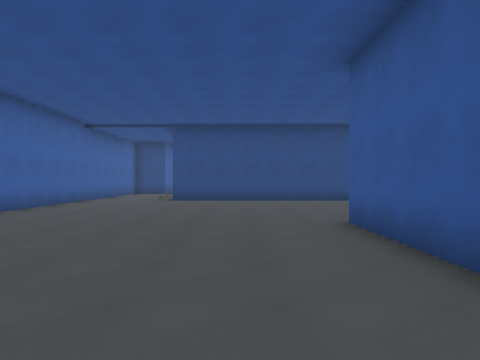
[1] (above)

24 first-person views from a walk through a level from a Godot 3-D game. The camera is 1.5 m above the floor, looks level and sees 70° across. The floor is counted in squares, 2 m on a side. Each view is taken from the middle of a square. On the plan, view 1 faces up. The plan holds only what a view shows up to about 11 squares ahead; the rest is blank. The place goes on beyond the plan. Surface patterns are stand-ins for the level's own textures.

[2]
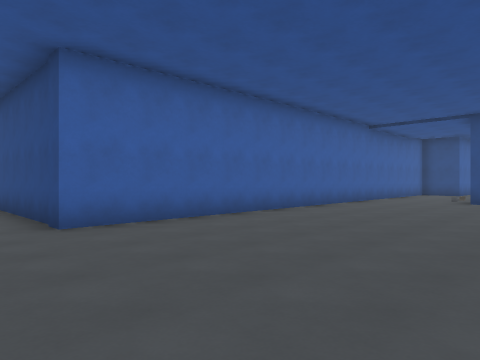

[3]
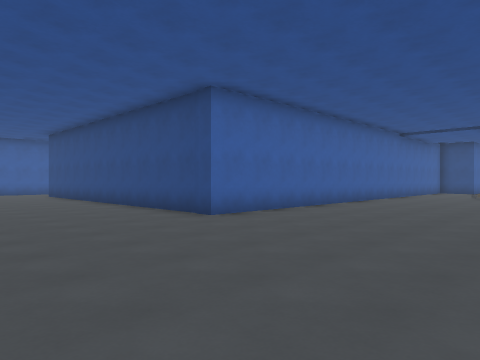

[4]
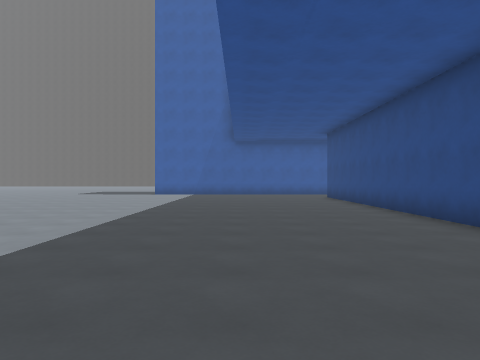

[5]
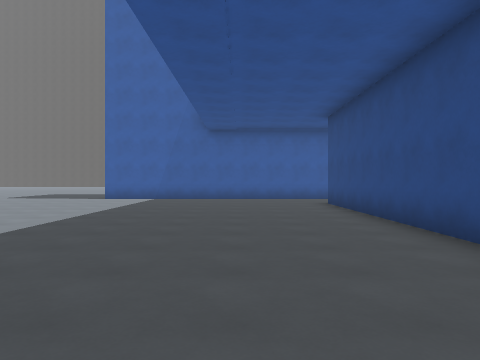

[6]
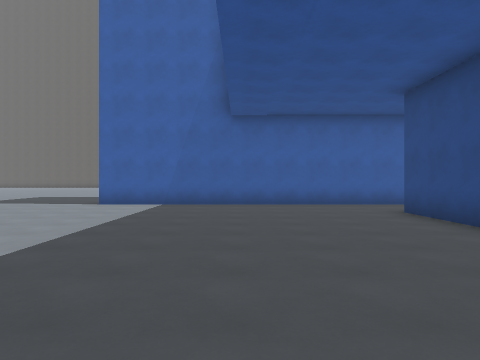

[7]
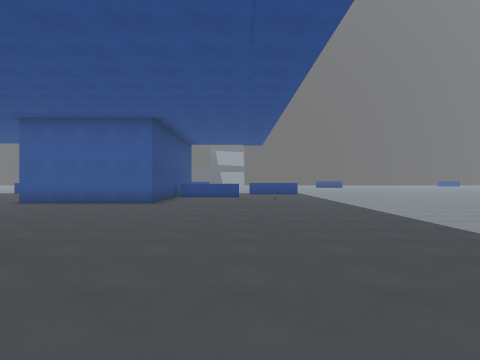

[8]
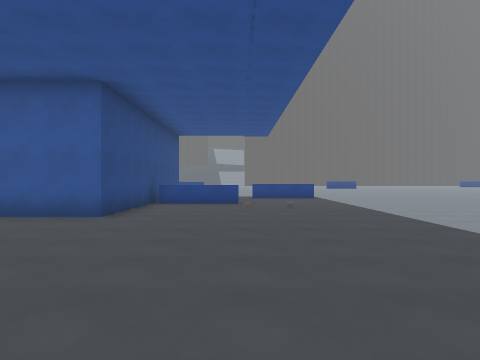

[9]
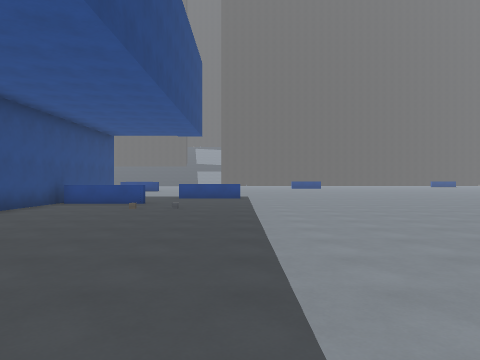

[10]
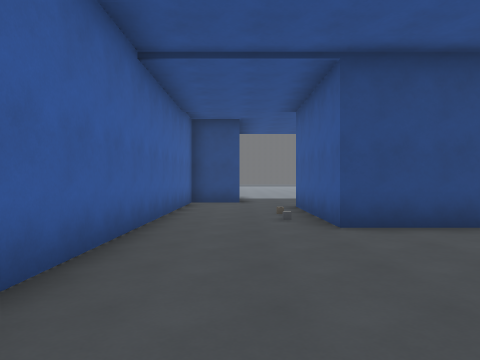

[11]
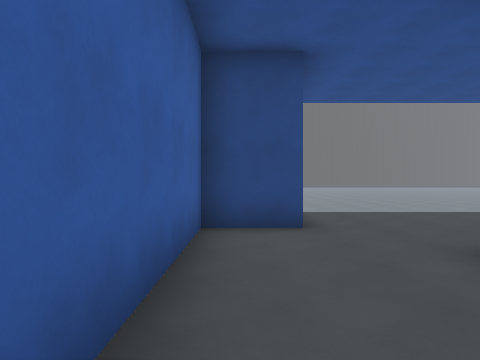

[12]
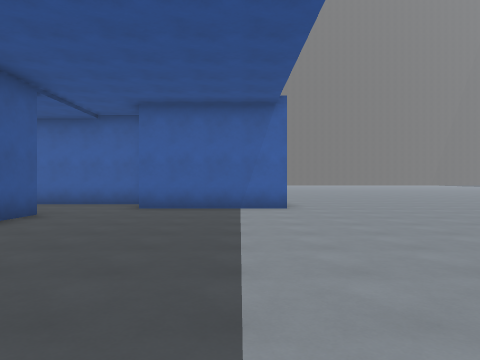

[13]
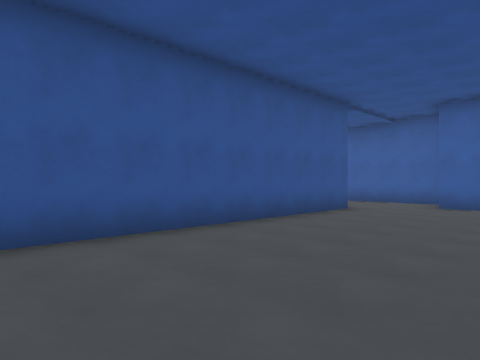

[14]
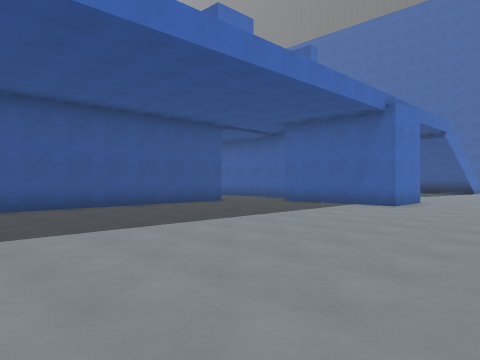

[15]
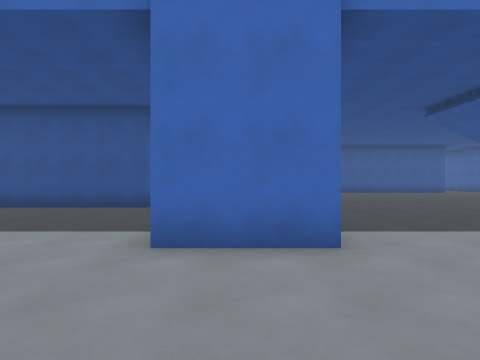

[16]
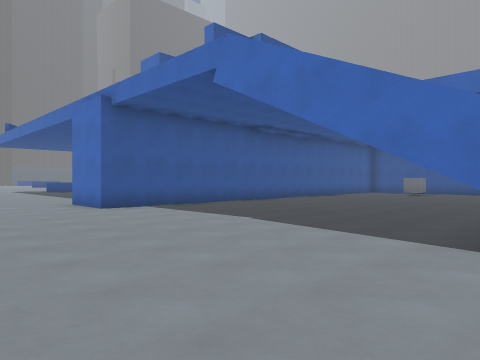

[17]
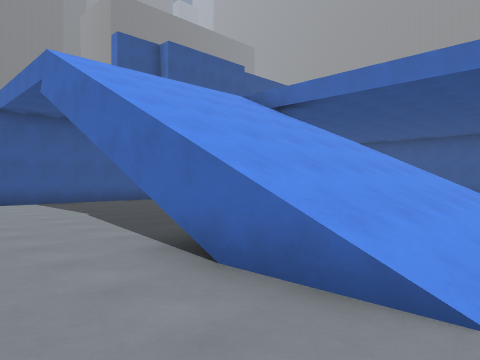

[18]
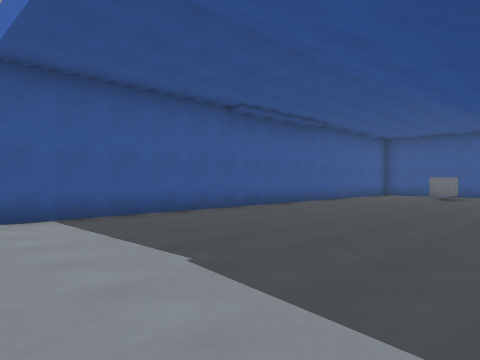

[19]
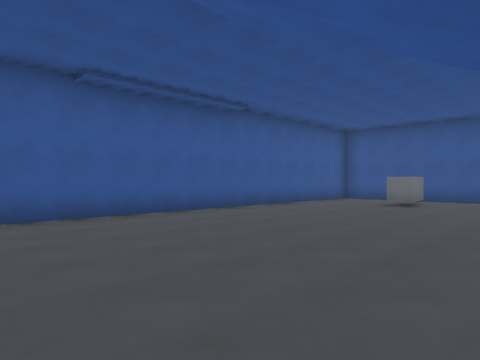

[20]
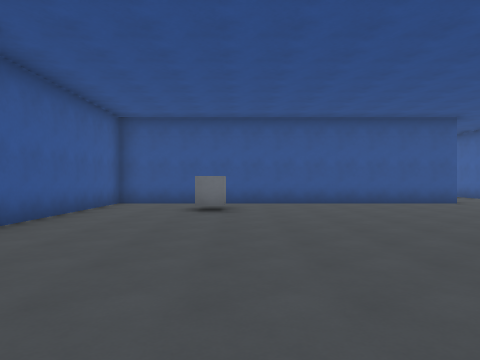

[21]
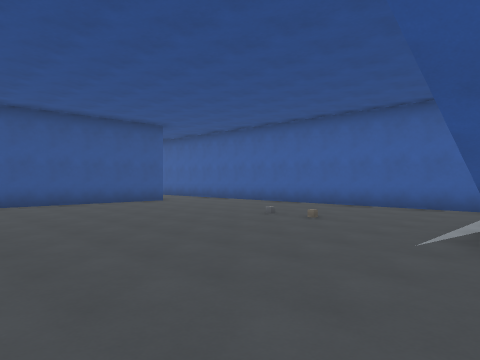

[22]
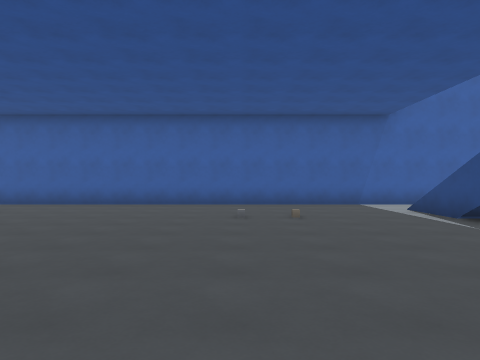

[23]
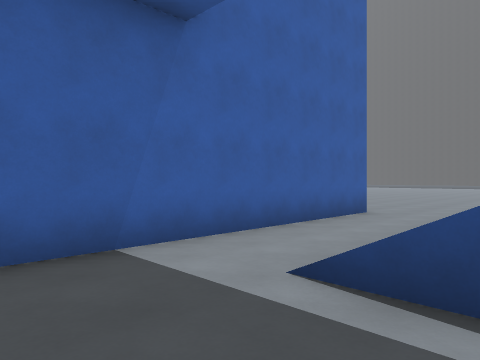

[24]
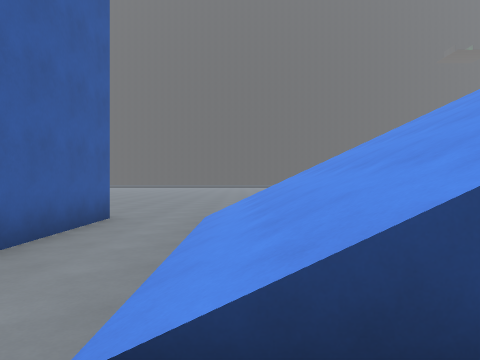

### Floor plan
Key: @ floor where view 1 was taken; # wall or solid block; . floor; / step, stairs or slope; = window, fence, low wall or low ledge; ^ raised ledge.
Columns run from 21 left of view 1 to 6 right of it. Each row starts with its distance up from view 1.
 26 ....  . ..     .....    .. .
 25 .....  ....................
 24  ...........................
 23  ...........................
 22  ...=// .......###.........
 21  #..////.......###..........
 20  #..////.......###.........
 19  #..////.......###..........
 18  #..////.......#............
 17  #..////.......#...........
 16  #..////.......#...########
 15  #.............#...#
 14  #.............#...#
 13  #.../.........#...###
 12  #.../.........#......
 11  #.............#.........
 10  #.............#.........
  9  #.............#.........
  8  #..........#..#.........
  7  #.............#........
  6  #..############.......#
  5  #.            #.......#
  4  #             #.......#
  3  #.            #.......#
  2  #..############.......#####
  1  #.........................^
  0  #...................@.....^
 -1  #.........................#
 -2  #..........................
 -3  #..........................
 -4  #..........................
 -5  #.............. ...........
 -6  #.............   ..........
 -7  ............       ........
 -8  .....  ....         .......
 -9  ..     ..             .....

Positions as (right, up) in squares from view 1, and headings:
1: (0, 0), facing up
2: (0, 0), facing up-left
3: (0, -3), facing up-left
4: (-2, -2), facing left
5: (-6, -1), facing left
6: (-9, -2), facing left
7: (-9, -1), facing right
8: (-5, -1), facing right
9: (-5, -4), facing right
10: (-4, 7), facing up
11: (-5, 13), facing up
12: (5, 21), facing left
13: (6, 21), facing down-left
14: (6, 26), facing down-left
15: (-5, 26), facing down
16: (-15, 26), facing down-right
17: (-18, 24), facing down-right
18: (-13, 23), facing down-right
19: (-13, 19), facing down-right
20: (-10, 17), facing down
21: (-10, 17), facing down-left
22: (-9, 12), facing left
23: (-16, 14), facing up-left
24: (-17, 15), facing up
